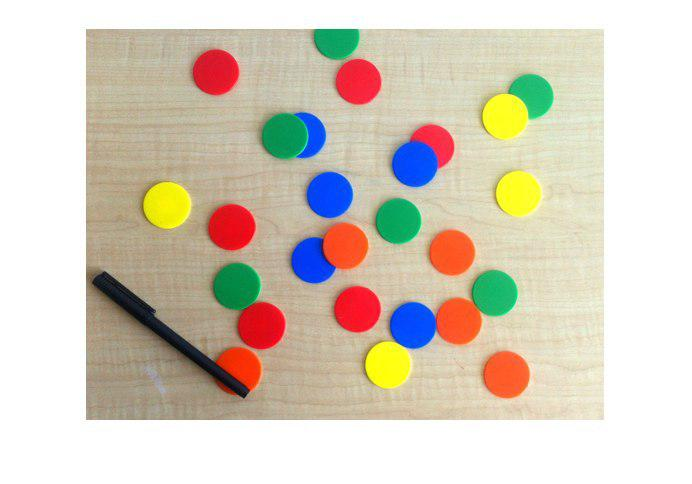
//> input picture RegionGrowing/photo_2019-06-02_09-43-33.jpg, 692 x 484 px
$ ./canny_v2 ../RegionGrowing/photo_2019-06-02_09-43-33.jpg 2 2   (built with g++ and OpenCV 4)
//> lines starting //> are read from the running program, lines starting //| are printed output that depends on the picture; after the words box and inside, x2 and y2 are one past the last pixel; in counts of white or black regions, pixels touching at a corner belong together
#include <iostream>
#include <vector>
#include <opencv2/opencv.hpp>

using namespace std;
using namespace cv;

Mat isteresi(Mat& res, Mat sum)
{
	Mat output = Mat::zeros(res.rows, res.cols, CV_8UC1);
	bool value = true;

	while(value)
	{

		value = false;

		for(int i = 0; i < output.rows; i++)
		{
			for(int j = 0; j < output.cols; j++)
			{
				if(res.at<float>(i,j) == 255.0)
				{
					res.at<float>(i,j) = 100.0;

					for(int k = -1; k <= 1; k++)
					{
						for(int m = -1; m <= 1; m++)
						{
							if(res.at<float>(i+k, j+m) == 80.0)
							{
								value = true;
								res.at<float>(i+k, j+m) = 255.0;
							}
						}
					}
				}
			}
		}
	}

	for(int i = 0; i < output.rows; i++)
	{
		for(int j = 0; j < output.cols; j++)
		{
			if(res.at<float>(i,j) == 100.0)
				output.at<uchar>(i,j) = uchar(255);
		}
	}

	return output;
}


Mat canny_edge_detector(Mat source, float tLow, float tHigh, double size = 3)
{

	Mat workImg = source.clone();
	GaussianBlur(source, workImg, Size(5,5), 1.732);

	Mat magX = Mat(source.rows, source.cols, CV_32F);
	Mat magY = Mat(source.rows, source.cols, CV_32F);

	Sobel(workImg, magX, CV_32F, 1, 0, size);
	Sobel(workImg, magY, CV_32F, 0, 1, size);

	Mat direction = Mat(source.rows, source.cols, CV_32F);

	for(int i= 0; i < direction.rows; i++)
		for(int j= 0; j < direction.cols; j++)
			direction.at<float>(i,j) = (atan2(magY.at<float>(i,j), magX.at<float>(i,j)) * 180.0)/CV_PI;


	Mat prodX = Mat(source.rows, source.cols, CV_64F);
	Mat prodY = Mat(source.rows, source.cols, CV_64F);
	multiply(magX, magX, prodX);
	multiply(magY, magY, prodY);

	Mat sum = Mat(source.rows, source.cols, CV_64F);
	sum = prodX + prodY;
	cv::sqrt(sum, sum);

	copyMakeBorder(direction, direction, 1, 1, 1, 1, BORDER_CONSTANT, Scalar(0.0));
	copyMakeBorder(sum, sum, 1, 1, 1, 1, BORDER_CONSTANT, Scalar(0.0));

	Mat res = Mat::zeros(workImg.rows+2, workImg.cols+2, CV_32F);

	for(int i = 1; i < direction.rows -1; i++)
	{
		for(int j = 1; j < direction.cols -1; j++)
		{
			while(direction.at<float>(i,j) < 0.0)
				direction.at<float>(i,j) += 180.0;
			while(direction.at<float>(i,j) > 180.0)
				direction.at<float>(i,j) -= 180.0;

			if(tHigh < sum.at<float>(i,j))
			{

				if( 67.5 < direction.at<float>(i,j) && direction.at<float>(i,j) <= 112.5) // gradiente verticale
				{
					if(sum.at<float>(i,j) >= sum.at<float>(i-1,j) && sum.at<float>(i,j) >= sum.at<float>(i+1,j))
						res.at<float>(i,j) = 255.0;
				}
				else if( 22.5 < direction.at<float>(i,j) && direction.at<float>(i,j) <= 67.5) //gradiente da sx alto a dx basso
				{
					if(sum.at<float>(i,j) >= sum.at<float>(i-1,j-1) && sum.at<float>(i,j) >= sum.at<float>(i+1,j+1))
						res.at<float>(i,j) = 255.0;
				}
				else if( 112.5 < direction.at<float>(i,j) && direction.at<float>(i,j) <= 157.5) // gradiente da dx alto a sx basso
				{
					if(sum.at<float>(i,j) >= sum.at<float>(i-1,j+1) && sum.at<float>(i,j) >= sum.at<float>(i+1,j-1))
						res.at<float>(i,j) = 255.0;
				}
				else // gradiente orizzontale
				{
					if(sum.at<float>(i,j) >= sum.at<float>(i,j-1) && sum.at<float>(i,j) >= sum.at<float>(i,j+1))
						res.at<float>(i,j) = 255.0;
				}
			}
			else if(tLow < sum.at<float>(i,j) && sum.at<float>(i,j) <= tHigh)
			{

				if( 67.5 < direction.at<float>(i,j) && direction.at<float>(i,j) <= 112.5) // gradiente verticale
				{
					if(sum.at<float>(i,j) >= sum.at<float>(i-1,j) && sum.at<float>(i,j) >= sum.at<float>(i+1,j))
						res.at<float>(i,j) = 80.0;
				}
				else if( 22.5 < direction.at<float>(i,j) && direction.at<float>(i,j) <= 67.5) //gradiente da sx alto a dx basso
				{
					if(sum.at<float>(i,j) >= sum.at<float>(i-1,j-1) && sum.at<float>(i,j) >= sum.at<float>(i+1,j+1))
						res.at<float>(i,j) = 80.0;
				}
				else if( 112.5 < direction.at<float>(i,j) && direction.at<float>(i,j) <= 157.5) // gradiente da dx alto a sx basso
				{
					if(sum.at<float>(i,j) >= sum.at<float>(i-1,j+1) && sum.at<float>(i,j) >= sum.at<float>(i+1,j-1))
						res.at<float>(i,j) = 80.0;
				}
				else // gradiente orizzontale
				{
					if(sum.at<float>(i,j) >= sum.at<float>(i,j-1) && sum.at<float>(i,j) >= sum.at<float>(i,j+1))
						res.at<float>(i,j) = 80.0;
				}
			}
		}
	}

	Mat output = isteresi(res, sum);

	return output;
}

int main(int argc, char*argv[])
{
	if(argc != 4)
	{
		cout << "Error on input. \n Usage: ./exename  image_path tLow_float tHigh_float" <<endl;
		return -1;
	}

	Mat source = imread(argv[1], IMREAD_GRAYSCALE);
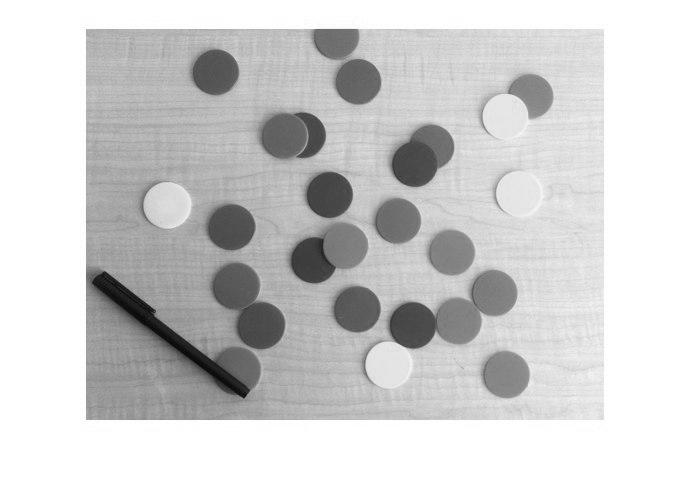
//> source: 484 rows x 692 cols, CV_8UC1; min 0, max 255, mean 206.5

	if(source.data == nullptr)
	{
		cout << "Error on loading image." << endl;
		return -2;
	}


	imshow("Input Image", source);

	waitKey(0);

	Mat cannyResult = canny_edge_detector(source, atof(argv[2]), atof(argv[3]));
//> in canny_edge_detector, `Sobel(workImg, magY, CV_32F, 0, 1, size);`:
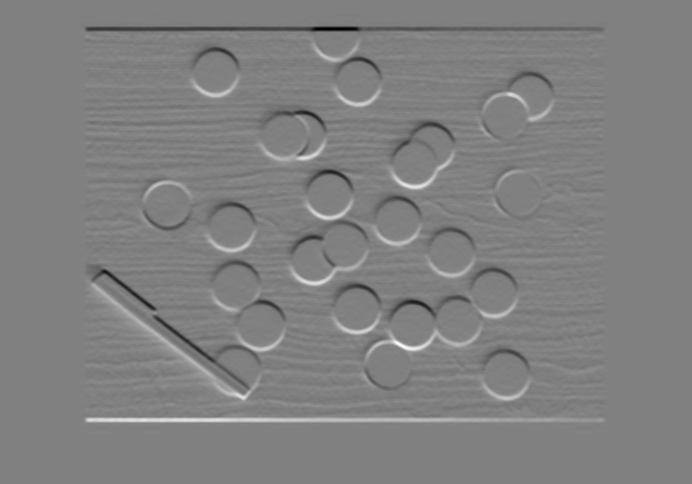
//> magY: 484 rows x 692 cols, CV_32FC1; min -284, max 279, mean 0; drawn with min black and max white
//> after the loop in canny_edge_detector, `for(int i= 0; i < direction.rows; i++)`:
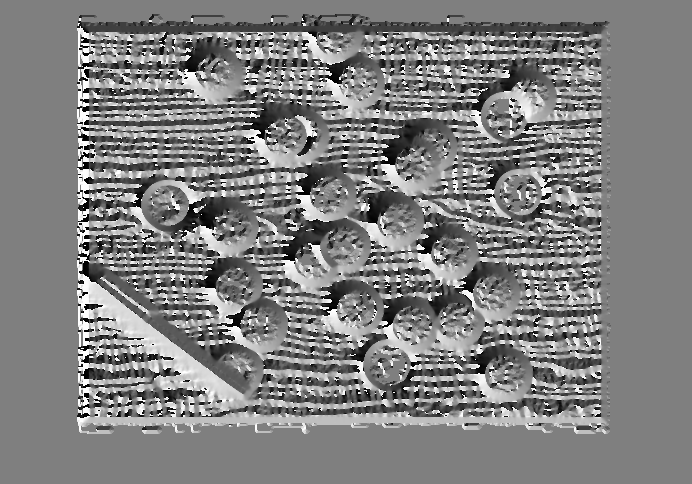
//> direction: 484 rows x 692 cols, CV_32FC1; min -179.8, max 180, mean 1.5; drawn with min black and max white
//> in canny_edge_detector, `copyMakeBorder(sum, sum, 1, 1, 1, 1, BORDER_CONSTANT, Scalar(0.0));`:
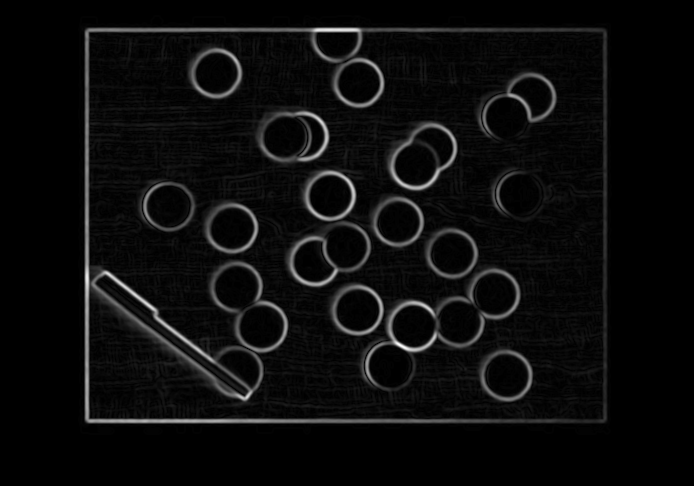
//> sum: 486 rows x 694 cols, CV_32FC1; min 0, max 311.4, mean 15.2; drawn with min black and max white
//> after the loop in canny_edge_detector, `for(int i = 1; i < direction.rows -1; i++)`:
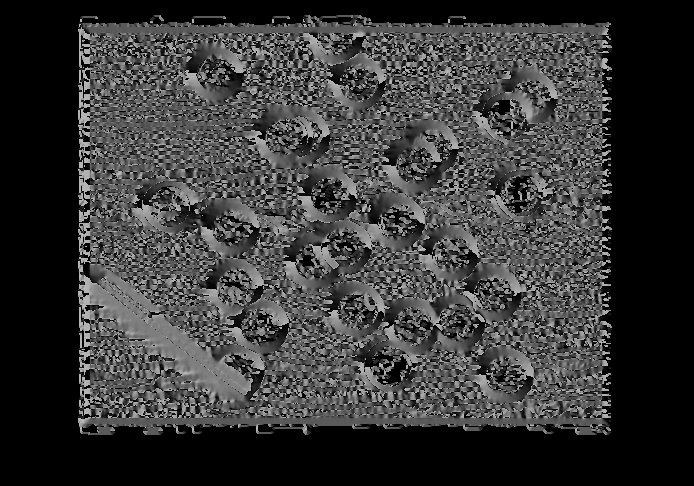
//> direction: 486 rows x 694 cols, CV_32FC1; min 0, max 180, mean 56.2
//> after the loop in canny_edge_detector, `for(int i = 1; i < direction.rows -1; i++)`:
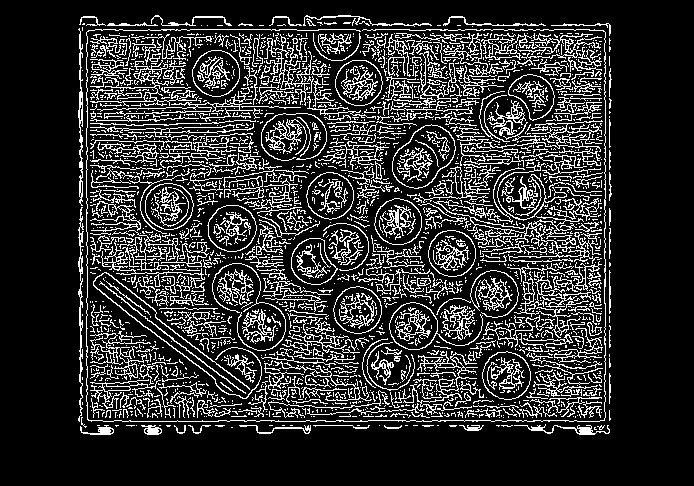
//> res: 486 rows x 694 cols, CV_32FC1; 18.3% white in thin lines or dots, all inside (x1, y1, x2, y2) = (78, 15, 612, 435)
//> the loop in isteresi, `while(value)` made 1 pass
//> value on pass 1: false
//> after the loop in isteresi, `while(value)`:
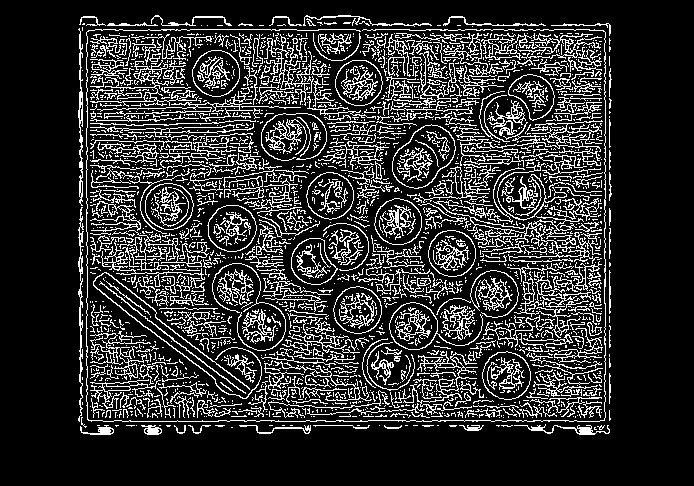
//> res: 486 rows x 694 cols, CV_32FC1; values 0 (black) and 100 (white), 18.3% white in thin lines or dots, all inside (x1, y1, x2, y2) = (78, 15, 612, 435)
//> after the loop in isteresi, `while(value)`: value = false

	imshow("Canny Edge Detector", cannyResult);
	waitKey(0);

	return 0;

}
